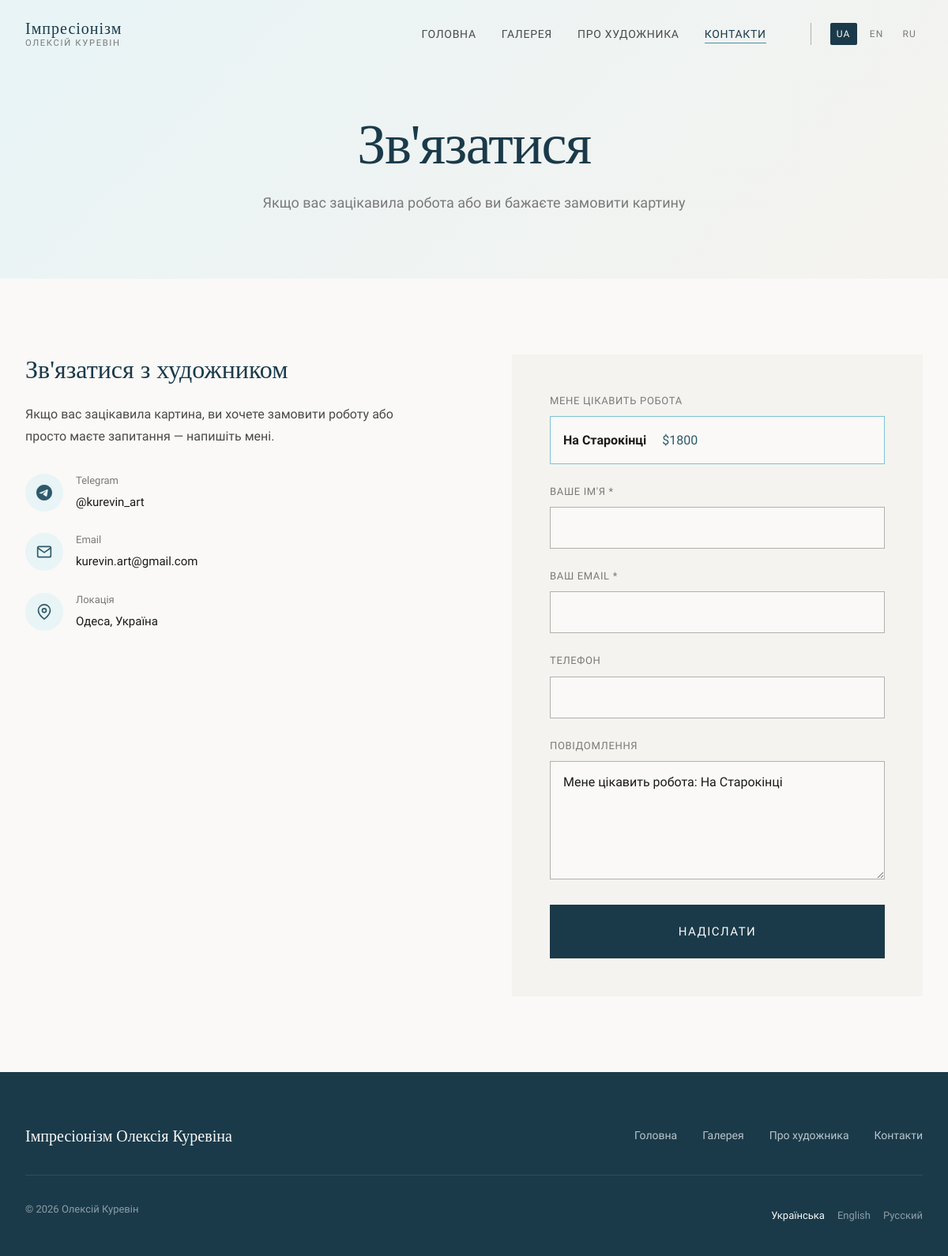
Screenshot of /contact?painting=1 with the database file from the repository.
### app.py (models this page shows, shortened)
class Painting(db.Model):
    id = db.Column(db.Integer, primary_key=True)
    title_uk = db.Column(db.String(200), nullable=False)
    title_en = db.Column(db.String(200), nullable=False)
    title_ru = db.Column(db.String(200), nullable=False)
    description_uk = db.Column(db.Text)
    description_en = db.Column(db.Text)
    description_ru = db.Column(db.Text)
    width = db.Column(db.Integer)  # in cm
    height = db.Column(db.Integer)  # in cm
    year = db.Column(db.Integer)
    technique_uk = db.Column(db.String(100))  # e.g., "Олія на полотні"
    technique_en = db.Column(db.String(100))  # e.g., "Oil on canvas"
    technique_ru = db.Column(db.String(100))  # e.g., "Масло на холсте"
    price = db.Column(db.Float)  # in USD
    is_sold = db.Column(db.Boolean, default=False)
    is_available = db.Column(db.Boolean, default=True)
    is_featured = db.Column(db.Boolean, default=False)
    image = db.Column(db.String(255))
    created_at = db.Column(db.DateTime, default=datetime.utcnow)
    order = db.Column(db.Integer, default=0)
    def get_title(self, lang):
        return getattr(self, f'title_{lang}', self.title_en)

### app.py (the view, shortened to what this page needs)
@app.route('/contact', methods=['GET', 'POST'])
def contact():
    painting_id = request.args.get('painting')
    painting = None
    if painting_id:
        painting = Painting.query.get(painting_id)
    return render_template('pages/contact.html', painting=painting)

### app.py (called while the page is built)
def get_lang():
    lang = session.get('lang', 'uk')
    if lang not in ['uk', 'en', 'ru']:
        lang = 'uk'
    return lang

@app.context_processor
def inject_globals():
    return {
        'lang': get_lang(),
        't': get_translations(),
        'config': app.config,
        'current_year': datetime.now().year
    }

### templates/pages/contact.html (shortened to what this page needs)
{% extends 'base.html' %}
{% block content %}
<section class="page-header">
    <div class="container">
        <h1>{{ t.contact_title }}</h1>
        <p>{{ t.contact_subtitle }}</p>
    </div>
</section>
<section class="section">
    <div class="container">
        <div class="contact-grid">
            <div class="contact-info">
                <h3>{{ 'Зв\'язатися з художником' if lang == 'uk' else ('Contact the Artist' if lang == 'en' else 'Связаться с художником') }}</h3>
                <p>{{ 'Якщо вас зацікавила картина, ви хочете замовити роботу або просто маєте запитання — напишіть мені.' if lang == 'uk' else ('If you are interested in a painting, want to commission a work, or just have questions — write to me.' if lang == 'en' else 'Если вас заинтересовала картина, вы хотите заказать работу или просто есть вопросы — напишите мне.') }}</p>
                <div class="contact-methods">
                    <a href="https://t.me/{{ config.get('CONTACT_TELEGRAM', 'kurevin_art') }}" target="_blank" class="contact-method">
                        <div class="contact-method-icon">
                        </div>
                        <div class="contact-method-text">
                            <div class="contact-method-label">Telegram</div>
                            <div>@{{ config.get('CONTACT_TELEGRAM', 'kurevin_art') }}</div>
                        </div>
                    </a>
                    <a href="mailto:{{ config.get('CONTACT_EMAIL', 'kurevin.art@gmail.com') }}" class="contact-method">
                        <div class="contact-method-icon">
                            <svg viewBox="0 0 24 24" fill="none" stroke="currentColor" stroke-width="2">
                                <path d="M4 4h16c1.1 0 2 .9 2 2v12c0 1.1-.9 2-2 2H4c-1.1 0-2-.9-2-2V6c0-1.1.9-2 2-2z"/>
                                <polyline points="22,6 12,13 2,6"/>
                            </svg>
                        </div>
                        <div class="contact-method-text">
                            <div class="contact-method-label">Email</div>
                            <div>{{ config.get('CONTACT_EMAIL', 'kurevin.art@gmail.com') }}</div>
                        </div>
                    </a>
                    <div class="contact-method">
                        <div class="contact-method-icon">
                            <svg viewBox="0 0 24 24" fill="none" stroke="currentColor" stroke-width="2">
                                <path d="M21 10c0 7-9 13-9 13s-9-6-9-13a9 9 0 0 1 18 0z"/>
                                <circle cx="12" cy="10" r="3"/>
                            </svg>
                        </div>
                        <div class="contact-method-text">
                            <div class="contact-method-label">{{ 'Локація' if lang == 'uk' else ('Location' if lang == 'en' else 'Локация') }}</div>
                            <div>{{ 'Одеса, Україна' if lang == 'uk' else ('Odessa, Ukraine' if lang == 'en' else 'Одесса, Украина') }}</div>
                        </div>
                    </div>
                </div>
            </div>
            <div class="contact-form">
                <form method="POST" action="{{ url_for('contact') }}">
                    {% if painting %}
                    <div class="form-group">
                        <label class="form-label">{{ t.interested_in }}</label>
                        <div style="padding: var(--space-md); background: var(--canvas-white); border: 1px solid var(--sea-light);">
                            <strong>{{ painting.get_title(lang) }}</strong>
                            {% if painting.price and not painting.is_sold %}
                            <span style="color: var(--sea-dark); margin-left: var(--space-md);">${{ painting.price|int }}</span>
                            {% endif %}
                        </div>
                    </div>
                    {% endif %}
                    <div class="form-group">
                        <label class="form-label">{{ t.your_name }} *</label>
                        <input type="text" name="name" class="form-control" required>
                    </div>
                    <div class="form-group">
                        <label class="form-label">{{ t.your_email }} *</label>
                        <input type="email" name="email" class="form-control" required>
                    </div>
                    <div class="form-group">
                        <label class="form-label">{{ t.your_phone }}</label>
                        <input type="tel" name="phone" class="form-control">
                    </div>
                    <div class="form-group">
                        <label class="form-label">{{ t.your_message }}</label>
                        <textarea name="message" class="form-control" rows="5">{% if painting %}{{ t.interested_in }}: {{ painting.get_title(lang) }}{% endif %}</textarea>
                    </div>
                    <button type="submit" class="btn btn-primary btn-lg" style="width: 100%;">{{ t.send }}</button>
                </form>
            </div>
        </div>
    </div>
</section>
{% endblock %}

### static/css/style.css (style rules this page uses)
:root { --sea-deep: #1a3a4a; --sea-dark: #2d5a6b; --sea-medium: #4a8fa8; --sea-light: #7bc4d4; --sea-foam: #b8e4ec; --sea-mist: #e8f4f6; --sun-gold: #d4a574; --sun-warm: #e8c9a0; --sun-light: #f5e6d3; --canvas-white: #faf9f7; --canvas-cream: #f5f3ef; --ink-dark: #1a1a1a; --ink-medium: #4a4a4a; --ink-light: #7a7a7a; --ink-faint: #b0b0b0; --font-display: 'Cormorant Garamond', 'Playfair Display', Georgia, serif; --font-body: 'Source Sans 3', 'Open Sans', -apple-system, sans-serif; --space-xs: 0.25rem; --space-sm: 0.5rem; --space-md: 1rem; --space-lg: 1.5rem; --space-xl: 2rem; --space-2xl: 3rem; --space-3xl: 4rem; --space-4xl: 6rem; --transition-fast: 0.15s ease; --transition-normal: 0.3s ease; --transition-slow: 0.5s ease; }
*, *::before, *::after { box-sizing: border-box; margin: 0; padding: 0; }
html { scroll-behavior: smooth; font-size: 16px; }
body { font-family: var(--font-body); font-size: 1rem; line-height: 1.7; color: var(--ink-dark); background: var(--canvas-white); -webkit-font-smoothing: antialiased; -moz-osx-font-smoothing: grayscale; }
a { color: inherit; text-decoration: none; transition: color var(--transition-fast); }
h1, h2, h3, h4, h5, h6 { font-family: var(--font-display); font-weight: 400; line-height: 1.2; color: var(--sea-deep); }
h1 { font-size: clamp(2.5rem, 6vw, 4.5rem); font-weight: 300; letter-spacing: -0.02em; }
h3 { font-size: clamp(1.5rem, 3vw, 2rem); }
p { margin-bottom: var(--space-md); }
.container { width: 100%; max-width: 1400px; margin: 0 auto; padding: 0 var(--space-xl); }
.section { padding: var(--space-4xl) 0; }
.btn { display: inline-flex; align-items: center; justify-content: center; gap: var(--space-sm); padding: var(--space-md) var(--space-xl); font-family: var(--font-body); font-size: 0.875rem; font-weight: 500; letter-spacing: 0.1em; text-transform: uppercase; border: 1px solid transparent; border-radius: 0; cursor: pointer; transition: all var(--transition-normal); }
.btn-primary { background: var(--sea-deep); color: var(--canvas-white); border-color: var(--sea-deep); }
.btn-lg { padding: var(--space-lg) var(--space-2xl); font-size: 0.9375rem; }
.contact-grid { display: grid; grid-template-columns: 1fr 1fr; gap: var(--space-4xl); }
.contact-info h3 { margin-bottom: var(--space-lg); }
.contact-info p { color: var(--ink-medium); margin-bottom: var(--space-xl); }
.contact-methods { display: flex; flex-direction: column; gap: var(--space-lg); }
.contact-method { display: flex; align-items: center; gap: var(--space-md); }
.contact-method-icon { width: 48px; height: 48px; background: var(--sea-mist); border-radius: 50%; display: flex; align-items: center; justify-content: center; color: var(--sea-dark); }
.contact-method-icon svg { width: 20px; height: 20px; }
.contact-method-text { font-size: 0.9375rem; }
.contact-method-label { color: var(--ink-light); font-size: 0.8125rem; margin-bottom: var(--space-xs); }
.contact-form { background: var(--canvas-cream); padding: var(--space-2xl); }
.form-group { margin-bottom: var(--space-lg); }
.form-label { display: block; font-size: 0.8125rem; color: var(--ink-light); letter-spacing: 0.05em; text-transform: uppercase; margin-bottom: var(--space-sm); }
.form-control { width: 100%; padding: var(--space-md); font-family: var(--font-body); font-size: 1rem; color: var(--ink-dark); background: var(--canvas-white); border: 1px solid var(--ink-faint); transition: border-color var(--transition-fast); }
textarea.form-control { min-height: 150px; resize: vertical; }
.form-control::placeholder { color: var(--ink-faint); }
.page-header { padding: 140px 0 var(--space-3xl); background: linear-gradient(135deg, var(--sea-mist) 0%, var(--canvas-cream) 100%); text-align: center; }
.page-header h1 { margin-bottom: var(--space-md); }
.page-header p { color: var(--ink-light); font-size: 1.125rem; }

### rows the page displays
Painting: get_title "На Старокінці", price "1800", message "Мене цікавить робота: На Старокінці"

### other values shown
{{ t.site_title.split()[0] if lang == 'uk' else 'Impressionism' }} "Імпресіонізм"
{{ t.nav_home }} "ГОЛОВНА"
{{ t.nav_gallery }} "ГАЛЕРЕЯ"
{{ t.nav_about }} "ПРО ХУДОЖНИКА"
{{ t.nav_contact }} "КОНТАКТИ"
{{ t.contact_title }} "Зв'язатися"
{{ t.contact_subtitle }} "Якщо вас зацікавила робота або ви бажаєте замовити картину"
{{ config.get('CONTACT_TELEGRAM', 'kurevin_art') }} "kurevin_art"
{{ config.get('CONTACT_EMAIL', 'kurevin.art@gmail.com') }} "kurevin.art@gmail.com"
{{ t.interested_in }} "МЕНЕ ЦІКАВИТЬ РОБОТА"
{{ t.your_name }} "ВАШЕ ІМ'Я"
{{ t.your_email }} "ВАШ EMAIL"
{{ t.your_phone }} "ТЕЛЕФОН"
{{ t.your_message }} "ПОВІДОМЛЕННЯ"
{{ t.send }} "НАДІСЛАТИ"
